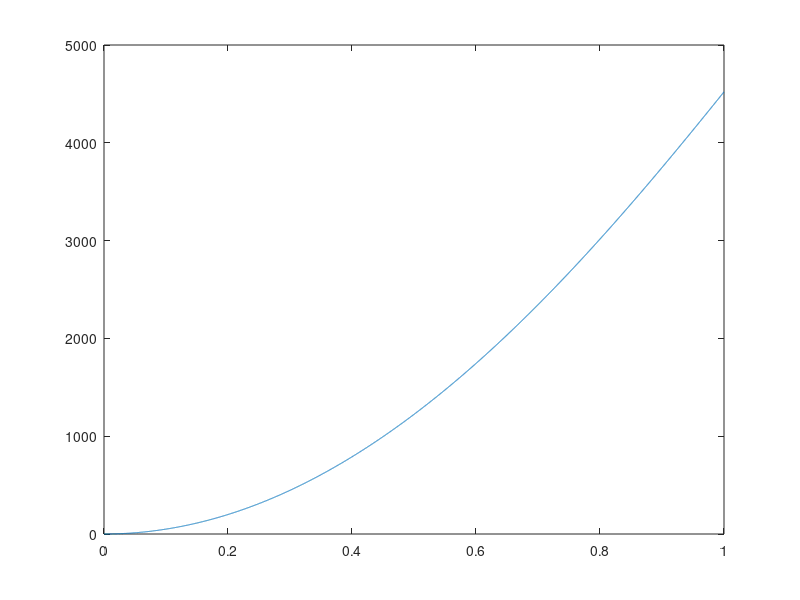

Write MATLAB code to recreate this figure. (Note: this script raises an error after producing the figure.)
%% draw ciao in spectrogram

close all, clear all, clc;

%% data
hW = ones(1,128); % window of the spectrogram
Nfft = 1000; % number of points for the FFT algorithm
Istep = 10; % time step used when evaluating the spectrogram
Flag = 1; % for plotting the signal


f0 = 0.15;
n = linspace(0, 1, 10000);
x = (cos(2*pi*f0*n)).^2;
y = (sin(2*pi*f0*n)).^2;

r = 1;

z = cos ( 2*pi*1/2*((sqrt(r-n.^2)).*n + asin(n)) );
func = 1/2*((sqrt(r-n.^2)).*n + asin(n));
s = cumsum(func);
plot (n,s)

mySpectrogram(z, Istep, Nfft, hW, 1, 'my signal'); 
